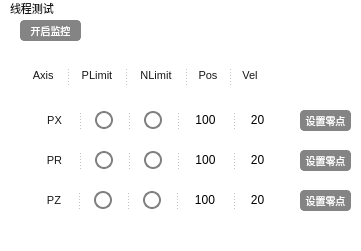
     <widget class="QWidget" name="wd_pmacTest_3" native="true">
      <property name="geometry">
       <rect>
        <x>10</x>
        <y>410</y>
        <width>361</width>
        <height>251</height>
       </rect>
      </property>
      <property name="styleSheet">
       <string notr="true">background-color: rgb(255, 255, 255);</string>
      </property>
      <widget class="QLabel" name="lbl_threadTest">
       <property name="geometry">
        <rect>
         <x>10</x>
         <y>0</y>
         <width>71</width>
         <height>16</height>
        </rect>
       </property>
       <property name="styleSheet">
        <string notr="true">QLabel {
	font: 9pt &quot;Adobe Heiti Std&quot;;
	color: rgb(23, 23, 23);
    font-size: 11px;
}</string>
       </property>
       <property name="text">
        <string>线程测试</string>
       </property>
      </widget>
      <widget class="QPushButton" name="btn_threadTest_Open">
       <property name="geometry">
        <rect>
         <x>20</x>
         <y>20</y>
         <width>61</width>
         <height>21</height>
        </rect>
       </property>
       <property name="styleSheet">
        <string notr="true">QPushButton {
    background-color: #848484;
    color: white;
    border: 1px solid #848484;
    border-radius: 4px;
    padding: 2px 4px;
    font-size: 10px;
}

QPushButton:hover {
    background-color: #636363;
}

QPushButton:pressed {
    background-color: #424242;
}
</string>
       </property>
       <property name="text">
        <string>开启监控</string>
       </property>
      </widget>
      <widget class="QWidget" name="horizontalLayoutWidget_3">
       <property name="geometry">
        <rect>
         <x>20</x>
         <y>50</y>
         <width>271</width>
         <height>51</height>
        </rect>
       </property>
       <layout class="QHBoxLayout" name="hL_threadTest1">
        <property name="rightMargin">
         <number>31</number>
        </property>
        <item>
         <widget class="QSplitter" name="spl_threadTest1">
          <property name="orientation">
           <enum>Qt::Horizontal</enum>
          </property>
          <property name="handleWidth">
           <number>20</number>
          </property>
          <widget class="QLabel" name="lbl_threadTest_Axis">
           <property name="styleSheet">
            <string notr="true">QLabel {
	font: 9pt &quot;Adobe Heiti Std&quot;;
	color: rgb(23, 23, 23);
    font-size: 11px;
}</string>
           </property>
           <property name="text">
            <string>   Axis</string>
           </property>
           <property name="alignment">
            <set>Qt::AlignCenter</set>
           </property>
          </widget>
          <widget class="QLabel" name="lbl_threadTest_PLimit">
           <property name="styleSheet">
            <string notr="true">QLabel {
	font: 9pt &quot;Adobe Heiti Std&quot;;
	color: rgb(23, 23, 23);
    font-size: 11px;
}</string>
           </property>
           <property name="text">
            <string>PLimit</string>
           </property>
           <property name="alignment">
            <set>Qt::AlignCenter</set>
           </property>
          </widget>
          <widget class="QLabel" name="lbl_threadTest_NLimit">
           <property name="styleSheet">
            <string notr="true">QLabel {
	font: 9pt &quot;Adobe Heiti Std&quot;;
	color: rgb(23, 23, 23);
    font-size: 11px;
}</string>
           </property>
           <property name="text">
            <string>NLimit</string>
           </property>
           <property name="alignment">
            <set>Qt::AlignCenter</set>
           </property>
          </widget>
          <widget class="QLabel" name="lbl_threadTest_Pos">
           <property name="styleSheet">
            <string notr="true">QLabel {
	font: 9pt &quot;Adobe Heiti Std&quot;;
	color: rgb(23, 23, 23);
    font-size: 11px;
}</string>
           </property>
           <property name="text">
            <string>Pos</string>
           </property>
           <property name="alignment">
            <set>Qt::AlignCenter</set>
           </property>
           <property name="indent">
            <number>-1</number>
           </property>
          </widget>
          <widget class="QLabel" name="lbl_threadTest_Vel">
           <property name="styleSheet">
            <string notr="true">QLabel {
	font: 9pt &quot;Adobe Heiti Std&quot;;
	color: rgb(23, 23, 23);
    font-size: 11px;
}</string>
           </property>
           <property name="text">
            <string>Vel</string>
           </property>
           <property name="alignment">
            <set>Qt::AlignCenter</set>
           </property>
          </widget>
         </widget>
        </item>
       </layout>
      </widget>
      <widget class="QWidget" name="horizontalLayoutWidget_2">
       <property name="geometry">
        <rect>
         <x>20</x>
         <y>140</y>
         <width>271</width>
         <height>41</height>
        </rect>
       </property>
       <layout class="QHBoxLayout" name="hL_threadTest3">
        <property name="leftMargin">
         <number>25</number>
        </property>
        <property name="rightMargin">
         <number>25</number>
        </property>
        <item>
         <widget class="QSplitter" name="spl_threadTest3">
          <property name="orientation">
           <enum>Qt::Horizontal</enum>
          </property>
          <property name="handleWidth">
           <number>31</number>
          </property>
          <widget class="QLabel" name="lbl_threadTest_PR">
           <property name="styleSheet">
            <string notr="true">QLabel {
	font: 9pt &quot;Adobe Heiti Std&quot;;
	color: rgb(23, 23, 23);
    font-size: 11px;
}</string>
           </property>
           <property name="text">
            <string>PR</string>
           </property>
           <property name="alignment">
            <set>Qt::AlignCenter</set>
           </property>
          </widget>
          <widget class="QLabel" name="lbl_threadTest_PR_PLimit">
           <property name="layoutDirection">
            <enum>Qt::LeftToRight</enum>
           </property>
           <property name="styleSheet">
            <string notr="true">QLabel{
min-width:     14px;     
min-height:    14px;     
max-width:     14px;     
max-height:    14px;     
border-radius: 9px;     
border:2px solid gray;  
background: red；        
}</string>
           </property>
           <property name="text">
            <string/>
           </property>
           <property name="alignment">
            <set>Qt::AlignCenter</set>
           </property>
          </widget>
          <widget class="QLabel" name="lbl_threadTest_PR_NLimit">
           <property name="styleSheet">
            <string notr="true">QLabel{
min-width:     14px;     
min-height:    14px;     
max-width:     14px;     
max-height:    14px;     
border-radius: 9px;     
border:2px solid gray;  
background: red；        
}</string>
           </property>
           <property name="text">
            <string/>
           </property>
           <property name="alignment">
            <set>Qt::AlignCenter</set>
           </property>
          </widget>
          <widget class="QLabel" name="lbl_threadTest_PR_Pos">
           <property name="text">
            <string>100</string>
           </property>
           <property name="alignment">
            <set>Qt::AlignCenter</set>
           </property>
          </widget>
          <widget class="QLabel" name="lbl_threadTest_PR_Vel">
           <property name="text">
            <string>20</string>
           </property>
           <property name="alignment">
            <set>Qt::AlignCenter</set>
           </property>
          </widget>
         </widget>
        </item>
       </layout>
      </widget>
      <widget class="QWidget" name="horizontalLayoutWidget_4">
       <property name="geometry">
        <rect>
         <x>20</x>
         <y>180</y>
         <width>271</width>
         <height>41</height>
        </rect>
       </property>
       <layout class="QHBoxLayout" name="hL_threadTest4">
        <property name="leftMargin">
         <number>25</number>
        </property>
        <property name="rightMargin">
         <number>25</number>
        </property>
        <item>
         <widget class="QSplitter" name="spl_threadTest4">
          <property name="orientation">
           <enum>Qt::Horizontal</enum>
          </property>
          <property name="handleWidth">
           <number>31</number>
          </property>
          <widget class="QLabel" name="lbl_threadTest_PZ">
           <property name="styleSheet">
            <string notr="true">QLabel {
	font: 9pt &quot;Adobe Heiti Std&quot;;
	color: rgb(23, 23, 23);
    font-size: 11px;
}</string>
           </property>
           <property name="text">
            <string>PZ</string>
           </property>
           <property name="alignment">
            <set>Qt::AlignCenter</set>
           </property>
          </widget>
          <widget class="QLabel" name="lbl_threadTest_PZ_PLimit">
           <property name="layoutDirection">
            <enum>Qt::LeftToRight</enum>
           </property>
           <property name="styleSheet">
            <string notr="true">QLabel{
min-width:     14px;     
min-height:    14px;     
max-width:     14px;     
max-height:    14px;     
border-radius: 9px;     
border:2px solid gray;  
background: red；        
}</string>
           </property>
           <property name="text">
            <string/>
           </property>
           <property name="alignment">
            <set>Qt::AlignCenter</set>
           </property>
          </widget>
          <widget class="QLabel" name="lbl_threadTest_PZ_NLimit">
           <property name="styleSheet">
            <string notr="true">QLabel{
min-width:     14px;     
min-height:    14px;     
max-width:     14px;     
max-height:    14px;     
border-radius: 9px;     
border:2px solid gray;  
background: red；        
}</string>
           </property>
           <property name="text">
            <string/>
           </property>
           <property name="alignment">
            <set>Qt::AlignCenter</set>
           </property>
          </widget>
          <widget class="QLabel" name="lbl_threadTest_PZ_Pos">
           <property name="text">
            <string>100</string>
           </property>
           <property name="alignment">
            <set>Qt::AlignCenter</set>
           </property>
          </widget>
          <widget class="QLabel" name="lbl_threadTest_PZ_Vel">
           <property name="text">
            <string>20</string>
           </property>
           <property name="alignment">
            <set>Qt::AlignCenter</set>
           </property>
          </widget>
         </widget>
        </item>
       </layout>
      </widget>
      <widget class="QWidget" name="horizontalLayoutWidget">
       <property name="geometry">
        <rect>
         <x>20</x>
         <y>100</y>
         <width>271</width>
         <height>41</height>
        </rect>
       </property>
       <layout class="QHBoxLayout" name="hL_threadTest2">
        <property name="leftMargin">
         <number>25</number>
        </property>
        <property name="rightMargin">
         <number>25</number>
        </property>
        <item>
         <widget class="QSplitter" name="spl_threadTest2">
          <property name="orientation">
           <enum>Qt::Horizontal</enum>
          </property>
          <property name="handleWidth">
           <number>31</number>
          </property>
          <widget class="QLabel" name="lbl_threadTest_PX">
           <property name="styleSheet">
            <string notr="true">QLabel {
	font: 9pt &quot;Adobe Heiti Std&quot;;
	color: rgb(23, 23, 23);
    font-size: 11px;
}</string>
           </property>
           <property name="text">
            <string>PX</string>
           </property>
           <property name="alignment">
            <set>Qt::AlignCenter</set>
           </property>
          </widget>
          <widget class="QLabel" name="lbl_threadTest_PX_PLimit">
           <property name="layoutDirection">
            <enum>Qt::LeftToRight</enum>
           </property>
           <property name="styleSheet">
            <string notr="true">QLabel{
min-width:     14px;     
min-height:    14px;     
max-width:     14px;     
max-height:    14px;     
border-radius: 9px;     
border:2px solid gray;  
background: red；        
}</string>
           </property>
           <property name="text">
            <string/>
           </property>
           <property name="alignment">
            <set>Qt::AlignCenter</set>
           </property>
          </widget>
          <widget class="QLabel" name="lbl_threadTest_PX_NLimit">
           <property name="styleSheet">
            <string notr="true">QLabel{
min-width:     14px;     
min-height:    14px;     
max-width:     14px;     
max-height:    14px;     
border-radius: 9px;     
border:2px solid gray;  
background: red；        
}</string>
           </property>
           <property name="text">
            <string/>
           </property>
           <property name="alignment">
            <set>Qt::AlignCenter</set>
           </property>
          </widget>
          <widget class="QLabel" name="lbl_threadTest_PX_Pos">
           <property name="font">
            <font>
             <pointsize>9</pointsize>
            </font>
           </property>
           <property name="text">
            <string>100</string>
           </property>
           <property name="alignment">
            <set>Qt::AlignCenter</set>
           </property>
          </widget>
          <widget class="QLabel" name="lbl_threadTest_PX_Vel">
           <property name="font">
            <font>
             <pointsize>9</pointsize>
            </font>
           </property>
           <property name="text">
            <string>20</string>
           </property>
           <property name="alignment">
            <set>Qt::AlignCenter</set>
           </property>
          </widget>
         </widget>
        </item>
       </layout>
      </widget>
      <widget class="QPushButton" name="btn_threadTest_PX_SetZero">
       <property name="geometry">
        <rect>
         <x>300</x>
         <y>110</y>
         <width>51</width>
         <height>21</height>
        </rect>
       </property>
       <property name="styleSheet">
        <string notr="true">QPushButton {
    background-color: #848484;
    color: white;
    border: 1px solid #848484;
    border-radius: 4px;
    padding: 2px 4px;
    font-size: 10px;
}

QPushButton:hover {
    background-color: #636363;
}

QPushButton:pressed {
    background-color: #424242;
}
</string>
       </property>
       <property name="text">
        <string>设置零点</string>
       </property>
      </widget>
      <widget class="QPushButton" name="btn_threadTest_PR_SetZero">
       <property name="geometry">
        <rect>
         <x>300</x>
         <y>150</y>
         <width>51</width>
         <height>21</height>
        </rect>
       </property>
       <property name="styleSheet">
        <string notr="true">QPushButton {
    background-color: #848484;
    color: white;
    border: 1px solid #848484;
    border-radius: 4px;
    padding: 2px 4px;
    font-size: 10px;
}

QPushButton:hover {
    background-color: #636363;
}

QPushButton:pressed {
    background-color: #424242;
}
</string>
       </property>
       <property name="text">
        <string>设置零点</string>
       </property>
      </widget>
      <widget class="QPushButton" name="btn_threadTest_PZ_SetZero">
       <property name="geometry">
        <rect>
         <x>300</x>
         <y>190</y>
         <width>51</width>
         <height>21</height>
        </rect>
       </property>
       <property name="styleSheet">
        <string notr="true">QPushButton {
    background-color: #848484;
    color: white;
    border: 1px solid #848484;
    border-radius: 4px;
    padding: 2px 4px;
    font-size: 10px;
}

QPushButton:hover {
    background-color: #636363;
}

QPushButton:pressed {
    background-color: #424242;
}
</string>
       </property>
       <property name="text">
        <string>设置零点</string>
       </property>
      </widget>
     </widget>
